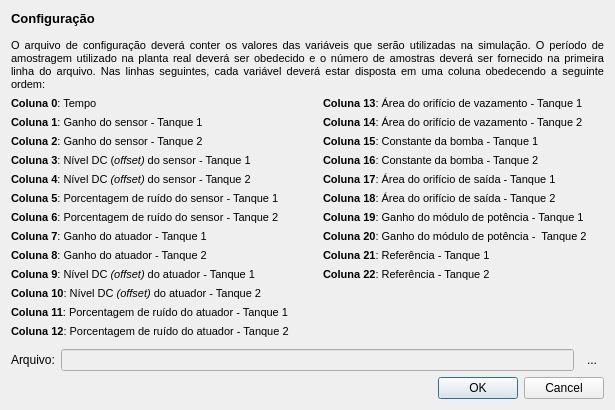
<?xml version="1.0" encoding="UTF-8"?>
<ui version="4.0">
 <class>ConfigParametros</class>
 <widget class="QDialog" name="ConfigParametros">
  <property name="geometry">
   <rect>
    <x>0</x>
    <y>0</y>
    <width>615</width>
    <height>410</height>
   </rect>
  </property>
  <property name="minimumSize">
   <size>
    <width>615</width>
    <height>410</height>
   </size>
  </property>
  <property name="maximumSize">
   <size>
    <width>615</width>
    <height>410</height>
   </size>
  </property>
  <property name="windowTitle">
   <string>Configuração dos parâmetros</string>
  </property>
  <property name="windowIcon">
   <iconset resource="../imgs/imgs.qrc">
    <normaloff>:/imgs/kedit.png</normaloff>:/imgs/kedit.png</iconset>
  </property>
  <layout class="QGridLayout" name="gridLayout">
   <item row="0" column="0">
    <widget class="QLabel" name="label_2">
     <property name="text">
      <string>&lt;!DOCTYPE HTML PUBLIC &quot;-//W3C//DTD HTML 4.0//EN&quot; &quot;http://www.w3.org/TR/REC-html40/strict.dtd&quot;&gt;
&lt;html&gt;&lt;head&gt;&lt;meta name=&quot;qrichtext&quot; content=&quot;1&quot; /&gt;&lt;style type=&quot;text/css&quot;&gt;
p, li { white-space: pre-wrap; }
&lt;/style&gt;&lt;/head&gt;&lt;body style=&quot; font-family:'MS Shell Dlg 2'; font-size:8.25pt; font-weight:400; font-style:normal;&quot;&gt;
&lt;p style=&quot; margin-top:0px; margin-bottom:0px; margin-left:0px; margin-right:0px; -qt-block-indent:0; text-indent:0px;&quot;&gt;&lt;span style=&quot; font-size:10pt; font-weight:600;&quot;&gt;Configuração&lt;/span&gt;&lt;/p&gt;
&lt;p align=&quot;center&quot; style=&quot;-qt-paragraph-type:empty; margin-top:0px; margin-bottom:0px; margin-left:0px; margin-right:0px; -qt-block-indent:0; text-indent:0px; font-size:8pt;&quot;&gt;&lt;/p&gt;
&lt;p align=&quot;justify&quot; style=&quot; margin-top:0px; margin-bottom:0px; margin-left:0px; margin-right:0px; -qt-block-indent:0; text-indent:0px;&quot;&gt;&lt;span style=&quot; font-size:8pt;&quot;&gt;O arquivo de configuração deverá conter os valores das variáveis que serão utilizadas na simulação. O período de amostragem utilizado na planta real deverá ser obedecido e o número de amostras deverá ser fornecido na primeira linha do arquivo. Nas linhas seguintes, cada variável deverá estar disposta em uma coluna obedecendo a seguinte ordem:&lt;/span&gt;&lt;/p&gt;&lt;/body&gt;&lt;/html&gt;</string>
     </property>
     <property name="wordWrap">
      <bool>true</bool>
     </property>
    </widget>
   </item>
   <item row="1" column="0">
    <layout class="QVBoxLayout" name="verticalLayout_3">
     <item>
      <layout class="QHBoxLayout" name="horizontalLayout">
       <item>
        <layout class="QVBoxLayout" name="verticalLayout">
         <item>
          <widget class="QLabel" name="label_3">
           <property name="text">
            <string>&lt;!DOCTYPE HTML PUBLIC &quot;-//W3C//DTD HTML 4.0//EN&quot; &quot;http://www.w3.org/TR/REC-html40/strict.dtd&quot;&gt;
&lt;html&gt;&lt;head&gt;&lt;meta name=&quot;qrichtext&quot; content=&quot;1&quot; /&gt;&lt;style type=&quot;text/css&quot;&gt;
p, li { white-space: pre-wrap; }
&lt;/style&gt;&lt;/head&gt;&lt;body style=&quot; font-family:'MS Shell Dlg 2'; font-size:8.25pt; font-weight:400; font-style:normal;&quot;&gt;
&lt;p align=&quot;justify&quot; style=&quot; margin-top:0px; margin-bottom:0px; margin-left:0px; margin-right:0px; -qt-block-indent:0; text-indent:0px;&quot;&gt;&lt;span style=&quot; font-size:8pt; font-weight:600;&quot;&gt;Coluna 0&lt;/span&gt;&lt;span style=&quot; font-size:8pt;&quot;&gt;: &lt;/span&gt;&lt;span style=&quot; font-size:8pt;&quot;&gt;Tempo&lt;/span&gt;&lt;/p&gt;&lt;/body&gt;&lt;/html&gt;</string>
           </property>
          </widget>
         </item>
         <item>
          <widget class="QLabel" name="label_4">
           <property name="text">
            <string>&lt;!DOCTYPE HTML PUBLIC &quot;-//W3C//DTD HTML 4.0//EN&quot; &quot;http://www.w3.org/TR/REC-html40/strict.dtd&quot;&gt;
&lt;html&gt;&lt;head&gt;&lt;meta name=&quot;qrichtext&quot; content=&quot;1&quot; /&gt;&lt;style type=&quot;text/css&quot;&gt;
p, li { white-space: pre-wrap; }
&lt;/style&gt;&lt;/head&gt;&lt;body style=&quot; font-family:'MS Shell Dlg 2'; font-size:8.25pt; font-weight:400; font-style:normal;&quot;&gt;
&lt;p style=&quot; margin-top:0px; margin-bottom:0px; margin-left:0px; margin-right:0px; -qt-block-indent:0; text-indent:0px;&quot;&gt;&lt;span style=&quot; font-size:8pt; font-weight:600;&quot;&gt;Coluna 1&lt;/span&gt;&lt;span style=&quot; font-size:8pt;&quot;&gt;: Ganho do sensor - Tanque 1&lt;/span&gt;&lt;/p&gt;&lt;/body&gt;&lt;/html&gt;</string>
           </property>
          </widget>
         </item>
         <item>
          <widget class="QLabel" name="label_5">
           <property name="text">
            <string>&lt;!DOCTYPE HTML PUBLIC &quot;-//W3C//DTD HTML 4.0//EN&quot; &quot;http://www.w3.org/TR/REC-html40/strict.dtd&quot;&gt;
&lt;html&gt;&lt;head&gt;&lt;meta name=&quot;qrichtext&quot; content=&quot;1&quot; /&gt;&lt;style type=&quot;text/css&quot;&gt;
p, li { white-space: pre-wrap; }
&lt;/style&gt;&lt;/head&gt;&lt;body style=&quot; font-family:'MS Shell Dlg 2'; font-size:8.25pt; font-weight:400; font-style:normal;&quot;&gt;
&lt;p style=&quot; margin-top:0px; margin-bottom:0px; margin-left:0px; margin-right:0px; -qt-block-indent:0; text-indent:0px;&quot;&gt;&lt;span style=&quot; font-size:8pt; font-weight:600;&quot;&gt;Coluna 2&lt;/span&gt;&lt;span style=&quot; font-size:8pt;&quot;&gt;: Ganho do sensor - Tanque 2&lt;/span&gt;&lt;/p&gt;&lt;/body&gt;&lt;/html&gt;</string>
           </property>
          </widget>
         </item>
         <item>
          <widget class="QLabel" name="label_6">
           <property name="text">
            <string>&lt;!DOCTYPE HTML PUBLIC &quot;-//W3C//DTD HTML 4.0//EN&quot; &quot;http://www.w3.org/TR/REC-html40/strict.dtd&quot;&gt;
&lt;html&gt;&lt;head&gt;&lt;meta name=&quot;qrichtext&quot; content=&quot;1&quot; /&gt;&lt;style type=&quot;text/css&quot;&gt;
p, li { white-space: pre-wrap; }
&lt;/style&gt;&lt;/head&gt;&lt;body style=&quot; font-family:'MS Shell Dlg 2'; font-size:8.25pt; font-weight:400; font-style:normal;&quot;&gt;
&lt;p style=&quot; margin-top:0px; margin-bottom:0px; margin-left:0px; margin-right:0px; -qt-block-indent:0; text-indent:0px;&quot;&gt;&lt;span style=&quot; font-size:8pt; font-weight:600;&quot;&gt;Coluna 3&lt;/span&gt;&lt;span style=&quot; font-size:8pt;&quot;&gt;: Nível DC (&lt;/span&gt;&lt;span style=&quot; font-size:8pt; font-style:italic;&quot;&gt;offset)&lt;/span&gt;&lt;span style=&quot; font-size:8pt;&quot;&gt; do sensor - Tanque 1&lt;/span&gt;&lt;/p&gt;&lt;/body&gt;&lt;/html&gt;</string>
           </property>
          </widget>
         </item>
         <item>
          <widget class="QLabel" name="label_7">
           <property name="text">
            <string>&lt;!DOCTYPE HTML PUBLIC &quot;-//W3C//DTD HTML 4.0//EN&quot; &quot;http://www.w3.org/TR/REC-html40/strict.dtd&quot;&gt;
&lt;html&gt;&lt;head&gt;&lt;meta name=&quot;qrichtext&quot; content=&quot;1&quot; /&gt;&lt;style type=&quot;text/css&quot;&gt;
p, li { white-space: pre-wrap; }
&lt;/style&gt;&lt;/head&gt;&lt;body style=&quot; font-family:'MS Shell Dlg 2'; font-size:8.25pt; font-weight:400; font-style:normal;&quot;&gt;
&lt;p align=&quot;justify&quot; style=&quot; margin-top:0px; margin-bottom:0px; margin-left:0px; margin-right:0px; -qt-block-indent:0; text-indent:0px;&quot;&gt;&lt;span style=&quot; font-size:8pt; font-weight:600;&quot;&gt;Coluna 4&lt;/span&gt;&lt;span style=&quot; font-size:8pt;&quot;&gt;: Nível DC &lt;/span&gt;&lt;span style=&quot; font-size:8pt; font-style:italic;&quot;&gt;(offset)&lt;/span&gt;&lt;span style=&quot; font-size:8pt;&quot;&gt; do sensor - Tanque 2&lt;/span&gt;&lt;/p&gt;&lt;/body&gt;&lt;/html&gt;</string>
           </property>
          </widget>
         </item>
         <item>
          <widget class="QLabel" name="label_8">
           <property name="text">
            <string>&lt;!DOCTYPE HTML PUBLIC &quot;-//W3C//DTD HTML 4.0//EN&quot; &quot;http://www.w3.org/TR/REC-html40/strict.dtd&quot;&gt;
&lt;html&gt;&lt;head&gt;&lt;meta name=&quot;qrichtext&quot; content=&quot;1&quot; /&gt;&lt;style type=&quot;text/css&quot;&gt;
p, li { white-space: pre-wrap; }
&lt;/style&gt;&lt;/head&gt;&lt;body style=&quot; font-family:'MS Shell Dlg 2'; font-size:8.25pt; font-weight:400; font-style:normal;&quot;&gt;
&lt;p align=&quot;justify&quot; style=&quot; margin-top:0px; margin-bottom:0px; margin-left:0px; margin-right:0px; -qt-block-indent:0; text-indent:0px;&quot;&gt;&lt;span style=&quot; font-size:8pt; font-weight:600;&quot;&gt;Coluna 5&lt;/span&gt;&lt;span style=&quot; font-size:8pt;&quot;&gt;: Porcentagem de ruído do sensor - Tanque 1&lt;/span&gt;&lt;/p&gt;&lt;/body&gt;&lt;/html&gt;</string>
           </property>
          </widget>
         </item>
         <item>
          <widget class="QLabel" name="label_9">
           <property name="text">
            <string>&lt;!DOCTYPE HTML PUBLIC &quot;-//W3C//DTD HTML 4.0//EN&quot; &quot;http://www.w3.org/TR/REC-html40/strict.dtd&quot;&gt;
&lt;html&gt;&lt;head&gt;&lt;meta name=&quot;qrichtext&quot; content=&quot;1&quot; /&gt;&lt;style type=&quot;text/css&quot;&gt;
p, li { white-space: pre-wrap; }
&lt;/style&gt;&lt;/head&gt;&lt;body style=&quot; font-family:'MS Shell Dlg 2'; font-size:8.25pt; font-weight:400; font-style:normal;&quot;&gt;
&lt;p align=&quot;justify&quot; style=&quot; margin-top:0px; margin-bottom:0px; margin-left:0px; margin-right:0px; -qt-block-indent:0; text-indent:0px;&quot;&gt;&lt;span style=&quot; font-size:8pt; font-weight:600;&quot;&gt;Coluna 6&lt;/span&gt;&lt;span style=&quot; font-size:8pt;&quot;&gt;: Porcentagem de ruído do sensor - Tanque 2&lt;/span&gt;&lt;/p&gt;&lt;/body&gt;&lt;/html&gt;</string>
           </property>
          </widget>
         </item>
         <item>
          <widget class="QLabel" name="label_10">
           <property name="text">
            <string>&lt;!DOCTYPE HTML PUBLIC &quot;-//W3C//DTD HTML 4.0//EN&quot; &quot;http://www.w3.org/TR/REC-html40/strict.dtd&quot;&gt;
&lt;html&gt;&lt;head&gt;&lt;meta name=&quot;qrichtext&quot; content=&quot;1&quot; /&gt;&lt;style type=&quot;text/css&quot;&gt;
p, li { white-space: pre-wrap; }
&lt;/style&gt;&lt;/head&gt;&lt;body style=&quot; font-family:'MS Shell Dlg 2'; font-size:8.25pt; font-weight:400; font-style:normal;&quot;&gt;
&lt;p align=&quot;justify&quot; style=&quot; margin-top:0px; margin-bottom:0px; margin-left:0px; margin-right:0px; -qt-block-indent:0; text-indent:0px;&quot;&gt;&lt;span style=&quot; font-size:8pt; font-weight:600;&quot;&gt;Coluna 7&lt;/span&gt;&lt;span style=&quot; font-size:8pt;&quot;&gt;: Ganho do atuador - Tanque 1&lt;/span&gt;&lt;/p&gt;&lt;/body&gt;&lt;/html&gt;</string>
           </property>
          </widget>
         </item>
         <item>
          <widget class="QLabel" name="label_11">
           <property name="text">
            <string>&lt;!DOCTYPE HTML PUBLIC &quot;-//W3C//DTD HTML 4.0//EN&quot; &quot;http://www.w3.org/TR/REC-html40/strict.dtd&quot;&gt;
&lt;html&gt;&lt;head&gt;&lt;meta name=&quot;qrichtext&quot; content=&quot;1&quot; /&gt;&lt;style type=&quot;text/css&quot;&gt;
p, li { white-space: pre-wrap; }
&lt;/style&gt;&lt;/head&gt;&lt;body style=&quot; font-family:'MS Shell Dlg 2'; font-size:8.25pt; font-weight:400; font-style:normal;&quot;&gt;
&lt;p align=&quot;justify&quot; style=&quot; margin-top:0px; margin-bottom:0px; margin-left:0px; margin-right:0px; -qt-block-indent:0; text-indent:0px;&quot;&gt;&lt;span style=&quot; font-size:8pt; font-weight:600;&quot;&gt;Coluna 8&lt;/span&gt;&lt;span style=&quot; font-size:8pt;&quot;&gt;: Ganho do atuador - Tanque 2&lt;/span&gt;&lt;/p&gt;&lt;/body&gt;&lt;/html&gt;</string>
           </property>
          </widget>
         </item>
         <item>
          <widget class="QLabel" name="label_13">
           <property name="text">
            <string>&lt;!DOCTYPE HTML PUBLIC &quot;-//W3C//DTD HTML 4.0//EN&quot; &quot;http://www.w3.org/TR/REC-html40/strict.dtd&quot;&gt;
&lt;html&gt;&lt;head&gt;&lt;meta name=&quot;qrichtext&quot; content=&quot;1&quot; /&gt;&lt;style type=&quot;text/css&quot;&gt;
p, li { white-space: pre-wrap; }
&lt;/style&gt;&lt;/head&gt;&lt;body style=&quot; font-family:'MS Shell Dlg 2'; font-size:8.25pt; font-weight:400; font-style:normal;&quot;&gt;
&lt;p style=&quot; margin-top:0px; margin-bottom:0px; margin-left:0px; margin-right:0px; -qt-block-indent:0; text-indent:0px;&quot;&gt;&lt;span style=&quot; font-size:8pt; font-weight:600;&quot;&gt;Coluna 9&lt;/span&gt;&lt;span style=&quot; font-size:8pt;&quot;&gt;: Nível DC &lt;/span&gt;&lt;span style=&quot; font-size:8pt; font-style:italic;&quot;&gt;(&lt;/span&gt;&lt;span style=&quot; font-size:8pt; font-style:italic;&quot;&gt;offset)&lt;/span&gt;&lt;span style=&quot; font-size:8pt;&quot;&gt; &lt;/span&gt;&lt;span style=&quot; font-size:8pt;&quot;&gt;do atuador - Tanque 1&lt;/span&gt;&lt;/p&gt;&lt;/body&gt;&lt;/html&gt;</string>
           </property>
          </widget>
         </item>
         <item>
          <widget class="QLabel" name="label_14">
           <property name="text">
            <string>&lt;!DOCTYPE HTML PUBLIC &quot;-//W3C//DTD HTML 4.0//EN&quot; &quot;http://www.w3.org/TR/REC-html40/strict.dtd&quot;&gt;
&lt;html&gt;&lt;head&gt;&lt;meta name=&quot;qrichtext&quot; content=&quot;1&quot; /&gt;&lt;style type=&quot;text/css&quot;&gt;
p, li { white-space: pre-wrap; }
&lt;/style&gt;&lt;/head&gt;&lt;body style=&quot; font-family:'MS Shell Dlg 2'; font-size:8.25pt; font-weight:400; font-style:normal;&quot;&gt;
&lt;p align=&quot;justify&quot; style=&quot; margin-top:0px; margin-bottom:0px; margin-left:0px; margin-right:0px; -qt-block-indent:0; text-indent:0px;&quot;&gt;&lt;span style=&quot; font-size:8pt; font-weight:600;&quot;&gt;Coluna 10&lt;/span&gt;&lt;span style=&quot; font-size:8pt;&quot;&gt;: Nível DC &lt;/span&gt;&lt;span style=&quot; font-size:8pt; font-style:italic;&quot;&gt;(offset)&lt;/span&gt;&lt;span style=&quot; font-size:8pt;&quot;&gt; do atuador - Tanque 2&lt;/span&gt;&lt;/p&gt;&lt;/body&gt;&lt;/html&gt;</string>
           </property>
          </widget>
         </item>
         <item>
          <widget class="QLabel" name="label_15">
           <property name="text">
            <string>&lt;!DOCTYPE HTML PUBLIC &quot;-//W3C//DTD HTML 4.0//EN&quot; &quot;http://www.w3.org/TR/REC-html40/strict.dtd&quot;&gt;
&lt;html&gt;&lt;head&gt;&lt;meta name=&quot;qrichtext&quot; content=&quot;1&quot; /&gt;&lt;style type=&quot;text/css&quot;&gt;
p, li { white-space: pre-wrap; }
&lt;/style&gt;&lt;/head&gt;&lt;body style=&quot; font-family:'MS Shell Dlg 2'; font-size:8.25pt; font-weight:400; font-style:normal;&quot;&gt;
&lt;p style=&quot; margin-top:0px; margin-bottom:0px; margin-left:0px; margin-right:0px; -qt-block-indent:0; text-indent:0px;&quot;&gt;&lt;span style=&quot; font-size:8pt; font-weight:600;&quot;&gt;Coluna 11&lt;/span&gt;&lt;span style=&quot; font-size:8pt;&quot;&gt;: Porcentagem de ruído do atuador - Tanque 1&lt;/span&gt;&lt;/p&gt;&lt;/body&gt;&lt;/html&gt;</string>
           </property>
          </widget>
         </item>
         <item>
          <widget class="QLabel" name="label_12">
           <property name="text">
            <string>&lt;!DOCTYPE HTML PUBLIC &quot;-//W3C//DTD HTML 4.0//EN&quot; &quot;http://www.w3.org/TR/REC-html40/strict.dtd&quot;&gt;
&lt;html&gt;&lt;head&gt;&lt;meta name=&quot;qrichtext&quot; content=&quot;1&quot; /&gt;&lt;style type=&quot;text/css&quot;&gt;
p, li { white-space: pre-wrap; }
&lt;/style&gt;&lt;/head&gt;&lt;body style=&quot; font-family:'MS Shell Dlg 2'; font-size:8.25pt; font-weight:400; font-style:normal;&quot;&gt;
&lt;p align=&quot;justify&quot; style=&quot; margin-top:0px; margin-bottom:0px; margin-left:0px; margin-right:0px; -qt-block-indent:0; text-indent:0px;&quot;&gt;&lt;span style=&quot; font-size:8pt; font-weight:600;&quot;&gt;Coluna 12&lt;/span&gt;&lt;span style=&quot; font-size:8pt;&quot;&gt;: Porcentagem de ruído do atuador - Tanque 2&lt;/span&gt;&lt;/p&gt;&lt;/body&gt;&lt;/html&gt;</string>
           </property>
          </widget>
         </item>
         <item>
          <spacer name="verticalSpacer_2">
           <property name="orientation">
            <enum>Qt::Vertical</enum>
           </property>
           <property name="sizeHint" stdset="0">
            <size>
             <width>281</width>
             <height>17</height>
            </size>
           </property>
          </spacer>
         </item>
        </layout>
       </item>
       <item>
        <spacer name="horizontalSpacer">
         <property name="orientation">
          <enum>Qt::Horizontal</enum>
         </property>
         <property name="sizeHint" stdset="0">
          <size>
           <width>13</width>
           <height>20</height>
          </size>
         </property>
        </spacer>
       </item>
       <item>
        <layout class="QVBoxLayout" name="verticalLayout_2">
         <item>
          <widget class="QLabel" name="label_26">
           <property name="text">
            <string>&lt;!DOCTYPE HTML PUBLIC &quot;-//W3C//DTD HTML 4.0//EN&quot; &quot;http://www.w3.org/TR/REC-html40/strict.dtd&quot;&gt;
&lt;html&gt;&lt;head&gt;&lt;meta name=&quot;qrichtext&quot; content=&quot;1&quot; /&gt;&lt;style type=&quot;text/css&quot;&gt;
p, li { white-space: pre-wrap; }
&lt;/style&gt;&lt;/head&gt;&lt;body style=&quot; font-family:'MS Shell Dlg 2'; font-size:8.25pt; font-weight:400; font-style:normal;&quot;&gt;
&lt;p align=&quot;justify&quot; style=&quot; margin-top:0px; margin-bottom:0px; margin-left:0px; margin-right:0px; -qt-block-indent:0; text-indent:0px;&quot;&gt;&lt;span style=&quot; font-size:8pt; font-weight:600;&quot;&gt;Coluna 13&lt;/span&gt;&lt;span style=&quot; font-size:8pt;&quot;&gt;: Área do orifício de vazamento - Tanque 1&lt;/span&gt;&lt;/p&gt;&lt;/body&gt;&lt;/html&gt;</string>
           </property>
          </widget>
         </item>
         <item>
          <widget class="QLabel" name="label_27">
           <property name="text">
            <string>&lt;!DOCTYPE HTML PUBLIC &quot;-//W3C//DTD HTML 4.0//EN&quot; &quot;http://www.w3.org/TR/REC-html40/strict.dtd&quot;&gt;
&lt;html&gt;&lt;head&gt;&lt;meta name=&quot;qrichtext&quot; content=&quot;1&quot; /&gt;&lt;style type=&quot;text/css&quot;&gt;
p, li { white-space: pre-wrap; }
&lt;/style&gt;&lt;/head&gt;&lt;body style=&quot; font-family:'MS Shell Dlg 2'; font-size:8.25pt; font-weight:400; font-style:normal;&quot;&gt;
&lt;p align=&quot;justify&quot; style=&quot; margin-top:0px; margin-bottom:0px; margin-left:0px; margin-right:0px; -qt-block-indent:0; text-indent:0px;&quot;&gt;&lt;span style=&quot; font-size:8pt; font-weight:600;&quot;&gt;Coluna 14&lt;/span&gt;&lt;span style=&quot; font-size:8pt;&quot;&gt;: Área do orifício de vazamento - Tanque 2&lt;/span&gt;&lt;/p&gt;&lt;/body&gt;&lt;/html&gt;</string>
           </property>
          </widget>
         </item>
         <item>
          <widget class="QLabel" name="label_29">
           <property name="text">
            <string>&lt;!DOCTYPE HTML PUBLIC &quot;-//W3C//DTD HTML 4.0//EN&quot; &quot;http://www.w3.org/TR/REC-html40/strict.dtd&quot;&gt;
&lt;html&gt;&lt;head&gt;&lt;meta name=&quot;qrichtext&quot; content=&quot;1&quot; /&gt;&lt;style type=&quot;text/css&quot;&gt;
p, li { white-space: pre-wrap; }
&lt;/style&gt;&lt;/head&gt;&lt;body style=&quot; font-family:'MS Shell Dlg 2'; font-size:8.25pt; font-weight:400; font-style:normal;&quot;&gt;
&lt;p align=&quot;justify&quot; style=&quot; margin-top:0px; margin-bottom:0px; margin-left:0px; margin-right:0px; -qt-block-indent:0; text-indent:0px;&quot;&gt;&lt;span style=&quot; font-size:8pt; font-weight:600;&quot;&gt;Coluna 15&lt;/span&gt;&lt;span style=&quot; font-size:8pt;&quot;&gt;: Constante da bomba - Tanque 1&lt;/span&gt;&lt;/p&gt;&lt;/body&gt;&lt;/html&gt;</string>
           </property>
          </widget>
         </item>
         <item>
          <widget class="QLabel" name="label_28">
           <property name="text">
            <string>&lt;!DOCTYPE HTML PUBLIC &quot;-//W3C//DTD HTML 4.0//EN&quot; &quot;http://www.w3.org/TR/REC-html40/strict.dtd&quot;&gt;
&lt;html&gt;&lt;head&gt;&lt;meta name=&quot;qrichtext&quot; content=&quot;1&quot; /&gt;&lt;style type=&quot;text/css&quot;&gt;
p, li { white-space: pre-wrap; }
&lt;/style&gt;&lt;/head&gt;&lt;body style=&quot; font-family:'MS Shell Dlg 2'; font-size:8.25pt; font-weight:400; font-style:normal;&quot;&gt;
&lt;p align=&quot;justify&quot; style=&quot; margin-top:0px; margin-bottom:0px; margin-left:0px; margin-right:0px; -qt-block-indent:0; text-indent:0px;&quot;&gt;&lt;span style=&quot; font-size:8pt; font-weight:600;&quot;&gt;Coluna 16&lt;/span&gt;&lt;span style=&quot; font-size:8pt;&quot;&gt;: &lt;/span&gt;&lt;span style=&quot; font-size:8pt;&quot;&gt;Constante da bomba &lt;/span&gt;&lt;span style=&quot; font-size:8pt;&quot;&gt;- Tanque 2&lt;/span&gt;&lt;/p&gt;&lt;/body&gt;&lt;/html&gt;</string>
           </property>
          </widget>
         </item>
         <item>
          <widget class="QLabel" name="label_31">
           <property name="text">
            <string>&lt;!DOCTYPE HTML PUBLIC &quot;-//W3C//DTD HTML 4.0//EN&quot; &quot;http://www.w3.org/TR/REC-html40/strict.dtd&quot;&gt;
&lt;html&gt;&lt;head&gt;&lt;meta name=&quot;qrichtext&quot; content=&quot;1&quot; /&gt;&lt;style type=&quot;text/css&quot;&gt;
p, li { white-space: pre-wrap; }
&lt;/style&gt;&lt;/head&gt;&lt;body style=&quot; font-family:'MS Shell Dlg 2'; font-size:8.25pt; font-weight:400; font-style:normal;&quot;&gt;
&lt;p align=&quot;justify&quot; style=&quot; margin-top:0px; margin-bottom:0px; margin-left:0px; margin-right:0px; -qt-block-indent:0; text-indent:0px;&quot;&gt;&lt;span style=&quot; font-size:8pt; font-weight:600;&quot;&gt;Coluna 17&lt;/span&gt;&lt;span style=&quot; font-size:8pt;&quot;&gt;: Área do orifício de saída - Tanque 1&lt;/span&gt;&lt;/p&gt;&lt;/body&gt;&lt;/html&gt;</string>
           </property>
          </widget>
         </item>
         <item>
          <widget class="QLabel" name="label_30">
           <property name="text">
            <string>&lt;!DOCTYPE HTML PUBLIC &quot;-//W3C//DTD HTML 4.0//EN&quot; &quot;http://www.w3.org/TR/REC-html40/strict.dtd&quot;&gt;
&lt;html&gt;&lt;head&gt;&lt;meta name=&quot;qrichtext&quot; content=&quot;1&quot; /&gt;&lt;style type=&quot;text/css&quot;&gt;
p, li { white-space: pre-wrap; }
&lt;/style&gt;&lt;/head&gt;&lt;body style=&quot; font-family:'MS Shell Dlg 2'; font-size:8.25pt; font-weight:400; font-style:normal;&quot;&gt;
&lt;p align=&quot;justify&quot; style=&quot; margin-top:0px; margin-bottom:0px; margin-left:0px; margin-right:0px; -qt-block-indent:0; text-indent:0px;&quot;&gt;&lt;span style=&quot; font-size:8pt; font-weight:600;&quot;&gt;Coluna 18&lt;/span&gt;&lt;span style=&quot; font-size:8pt;&quot;&gt;: Área do orifício de saída - Tanque 2&lt;/span&gt;&lt;/p&gt;&lt;/body&gt;&lt;/html&gt;</string>
           </property>
          </widget>
         </item>
         <item>
          <widget class="QLabel" name="label_32">
           <property name="text">
            <string>&lt;!DOCTYPE HTML PUBLIC &quot;-//W3C//DTD HTML 4.0//EN&quot; &quot;http://www.w3.org/TR/REC-html40/strict.dtd&quot;&gt;
&lt;html&gt;&lt;head&gt;&lt;meta name=&quot;qrichtext&quot; content=&quot;1&quot; /&gt;&lt;style type=&quot;text/css&quot;&gt;
p, li { white-space: pre-wrap; }
&lt;/style&gt;&lt;/head&gt;&lt;body style=&quot; font-family:'MS Shell Dlg 2'; font-size:8.25pt; font-weight:400; font-style:normal;&quot;&gt;
&lt;p align=&quot;justify&quot; style=&quot; margin-top:0px; margin-bottom:0px; margin-left:0px; margin-right:0px; -qt-block-indent:0; text-indent:0px;&quot;&gt;&lt;span style=&quot; font-size:8pt; font-weight:600;&quot;&gt;Coluna 19&lt;/span&gt;&lt;span style=&quot; font-size:8pt;&quot;&gt;: Ganho do módulo de potência - Tanque 1&lt;/span&gt;&lt;/p&gt;&lt;/body&gt;&lt;/html&gt;</string>
           </property>
          </widget>
         </item>
         <item>
          <widget class="QLabel" name="label_33">
           <property name="text">
            <string>&lt;!DOCTYPE HTML PUBLIC &quot;-//W3C//DTD HTML 4.0//EN&quot; &quot;http://www.w3.org/TR/REC-html40/strict.dtd&quot;&gt;
&lt;html&gt;&lt;head&gt;&lt;meta name=&quot;qrichtext&quot; content=&quot;1&quot; /&gt;&lt;style type=&quot;text/css&quot;&gt;
p, li { white-space: pre-wrap; }
&lt;/style&gt;&lt;/head&gt;&lt;body style=&quot; font-family:'MS Shell Dlg 2'; font-size:8.25pt; font-weight:400; font-style:normal;&quot;&gt;
&lt;p align=&quot;justify&quot; style=&quot; margin-top:0px; margin-bottom:0px; margin-left:0px; margin-right:0px; -qt-block-indent:0; text-indent:0px;&quot;&gt;&lt;span style=&quot; font-size:8pt; font-weight:600;&quot;&gt;Coluna 20&lt;/span&gt;&lt;span style=&quot; font-size:8pt;&quot;&gt;: &lt;/span&gt;&lt;span style=&quot; font-size:8pt;&quot;&gt;Ganho do módulo de potência&lt;/span&gt;&lt;span style=&quot; font-size:8pt;&quot;&gt; -  Tanque 2&lt;/span&gt;&lt;/p&gt;&lt;/body&gt;&lt;/html&gt;</string>
           </property>
          </widget>
         </item>
         <item>
          <widget class="QLabel" name="label_34">
           <property name="text">
            <string>&lt;!DOCTYPE HTML PUBLIC &quot;-//W3C//DTD HTML 4.0//EN&quot; &quot;http://www.w3.org/TR/REC-html40/strict.dtd&quot;&gt;
&lt;html&gt;&lt;head&gt;&lt;meta name=&quot;qrichtext&quot; content=&quot;1&quot; /&gt;&lt;style type=&quot;text/css&quot;&gt;
p, li { white-space: pre-wrap; }
&lt;/style&gt;&lt;/head&gt;&lt;body style=&quot; font-family:'MS Shell Dlg 2'; font-size:8.25pt; font-weight:400; font-style:normal;&quot;&gt;
&lt;p align=&quot;justify&quot; style=&quot; margin-top:0px; margin-bottom:0px; margin-left:0px; margin-right:0px; -qt-block-indent:0; text-indent:0px;&quot;&gt;&lt;span style=&quot; font-size:8pt; font-weight:600;&quot;&gt;Coluna 21&lt;/span&gt;&lt;span style=&quot; font-size:8pt;&quot;&gt;: Referência - Tanque 1&lt;/span&gt;&lt;/p&gt;&lt;/body&gt;&lt;/html&gt;</string>
           </property>
          </widget>
         </item>
         <item>
          <widget class="QLabel" name="label_35">
           <property name="text">
            <string>&lt;!DOCTYPE HTML PUBLIC &quot;-//W3C//DTD HTML 4.0//EN&quot; &quot;http://www.w3.org/TR/REC-html40/strict.dtd&quot;&gt;
&lt;html&gt;&lt;head&gt;&lt;meta name=&quot;qrichtext&quot; content=&quot;1&quot; /&gt;&lt;style type=&quot;text/css&quot;&gt;
p, li { white-space: pre-wrap; }
&lt;/style&gt;&lt;/head&gt;&lt;body style=&quot; font-family:'MS Shell Dlg 2'; font-size:8.25pt; font-weight:400; font-style:normal;&quot;&gt;
&lt;p align=&quot;justify&quot; style=&quot; margin-top:0px; margin-bottom:0px; margin-left:0px; margin-right:0px; -qt-block-indent:0; text-indent:0px;&quot;&gt;&lt;span style=&quot; font-size:8pt; font-weight:600;&quot;&gt;Coluna 22&lt;/span&gt;&lt;span style=&quot; font-size:8pt;&quot;&gt;: Referência - Tanque 2&lt;/span&gt;&lt;/p&gt;&lt;/body&gt;&lt;/html&gt;</string>
           </property>
          </widget>
         </item>
         <item>
          <spacer name="verticalSpacer">
           <property name="orientation">
            <enum>Qt::Vertical</enum>
           </property>
           <property name="sizeHint" stdset="0">
            <size>
             <width>281</width>
             <height>17</height>
            </size>
           </property>
          </spacer>
         </item>
        </layout>
       </item>
      </layout>
     </item>
     <item>
      <layout class="QHBoxLayout" name="horizontalLayout_2">
       <item>
        <widget class="QLabel" name="label">
         <property name="text">
          <string>Arquivo:</string>
         </property>
        </widget>
       </item>
       <item>
        <widget class="QLineEdit" name="arquivo">
         <property name="enabled">
          <bool>false</bool>
         </property>
         <property name="minimumSize">
          <size>
           <width>265</width>
           <height>0</height>
          </size>
         </property>
        </widget>
       </item>
       <item>
        <widget class="QToolButton" name="botao_arquivo">
         <property name="text">
          <string>...</string>
         </property>
         <property name="icon">
          <iconset resource="../imgs/imgs.qrc">
           <normaloff>:/imgs/fileopen.png</normaloff>:/imgs/fileopen.png</iconset>
         </property>
         <property name="iconSize">
          <size>
           <width>22</width>
           <height>22</height>
          </size>
         </property>
         <property name="autoRaise">
          <bool>true</bool>
         </property>
        </widget>
       </item>
      </layout>
     </item>
    </layout>
   </item>
   <item row="2" column="0">
    <widget class="QDialogButtonBox" name="ok_cancelar">
     <property name="orientation">
      <enum>Qt::Horizontal</enum>
     </property>
     <property name="standardButtons">
      <set>QDialogButtonBox::Cancel|QDialogButtonBox::Ok</set>
     </property>
    </widget>
   </item>
  </layout>
 </widget>
 <resources>
  <include location="../imgs/imgs.qrc"/>
 </resources>
 <connections>
  <connection>
   <sender>ok_cancelar</sender>
   <signal>accepted()</signal>
   <receiver>ConfigParametros</receiver>
   <slot>accept()</slot>
   <hints>
    <hint type="sourcelabel">
     <x>468</x>
     <y>363</y>
    </hint>
    <hint type="destinationlabel">
     <x>406</x>
     <y>287</y>
    </hint>
   </hints>
  </connection>
  <connection>
   <sender>ok_cancelar</sender>
   <signal>rejected()</signal>
   <receiver>ConfigParametros</receiver>
   <slot>reject()</slot>
   <hints>
    <hint type="sourcelabel">
     <x>568</x>
     <y>360</y>
    </hint>
    <hint type="destinationlabel">
     <x>551</x>
     <y>290</y>
    </hint>
   </hints>
  </connection>
 </connections>
</ui>
